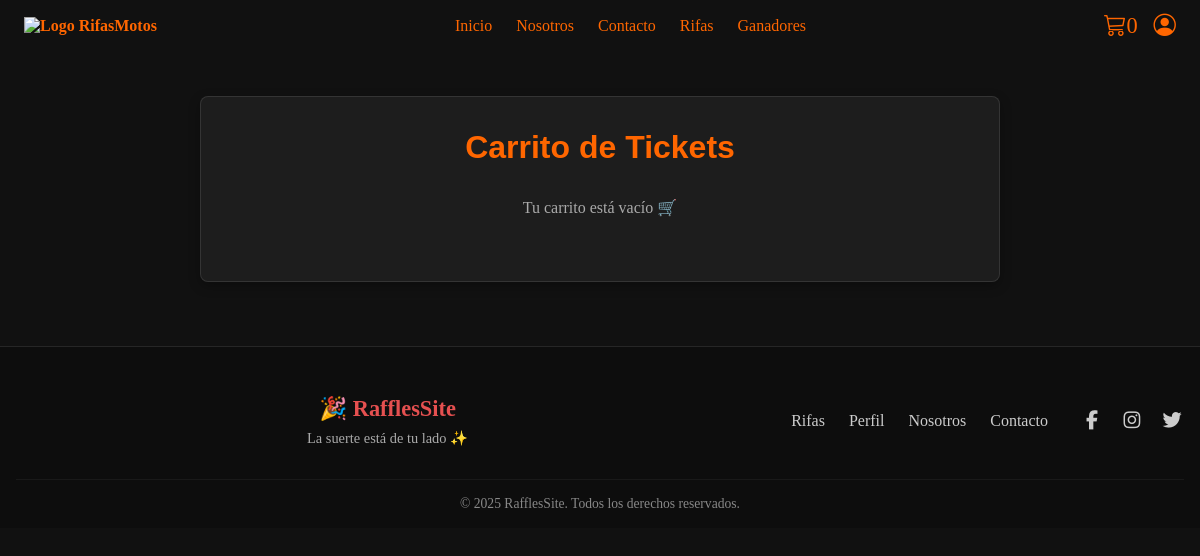
The page /cart/ (signed in) on the database as committed earlier.
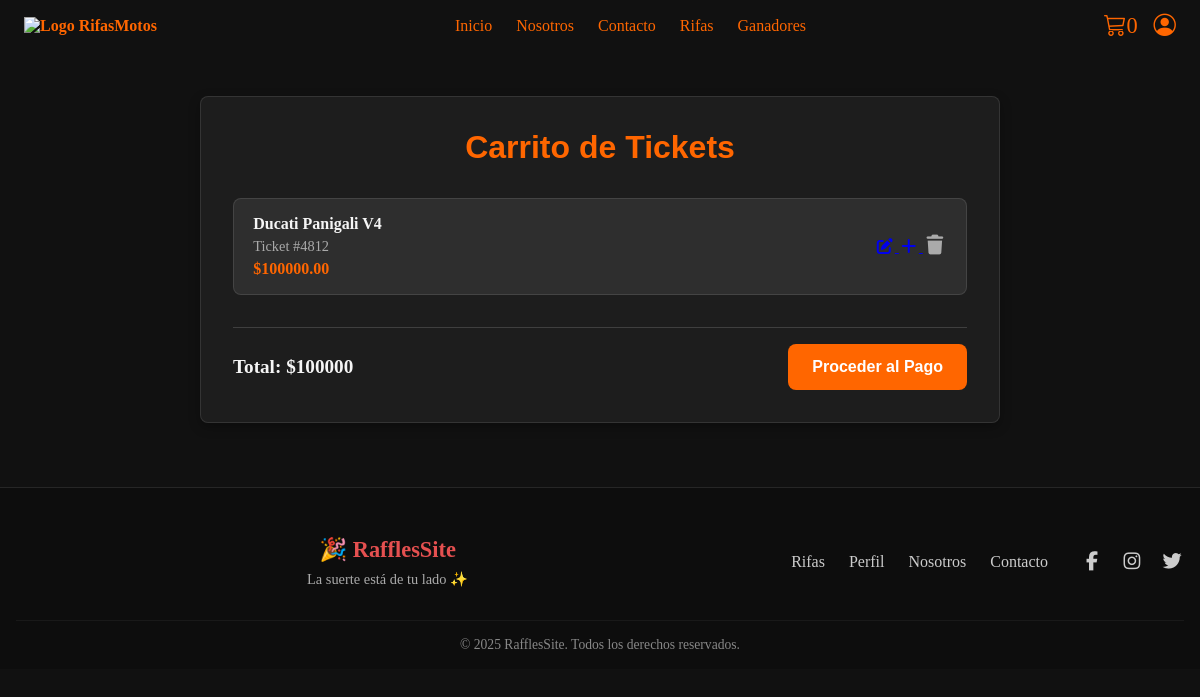
The same page on the database as committed later.
### raffles_app/models.py (models this page shows, shortened)
class Ticket(models.Model):
    PAYMENT_STATUS = [
        ("pending", "Pendiente"),
        ("paid", "Pagado"),
        ("failed", "Fallido"),
    ]
    raffle = models.ForeignKey(
        Raffle,
        on_delete=models.CASCADE,
        related_name="tickets"
    )
    user = models.ForeignKey(
        User,
        on_delete=models.CASCADE,
        related_name="tickets"
    )
    number = models.PositiveIntegerField(blank=True, null=True, db_index=True)
    code = models.UUIDField(default=uuid.uuid4, editable=False, unique=True)  # Código único
    payment_status = models.CharField(
        max_length=20,
        choices=PAYMENT_STATUS,
        default="pending",
        db_index=True
    )
    created_at = models.DateTimeField(auto_now_add=True)
    class Meta:
        unique_together = ('raffle', 'number')
        ordering = ['number']

class Raffle(models.Model):
    STATUS_CHOICES = [
        ("open", "Abierta"),
        ("closed", "Cerrada"),
        ("finished", "Finalizada con ganador"),
    ]
    motorcycle = models.ForeignKey(
        Motorcycle,
        on_delete=models.CASCADE,
        related_name="raffles"
    )
    ticket_price = models.DecimalField(max_digits=10, decimal_places=2)
    max_tickets = models.PositiveIntegerField()
    status = models.CharField(
        max_length=20,
        choices=STATUS_CHOICES,
        default="open",
        db_index=True
    )
    created_at = models.DateTimeField(auto_now_add=True)
    updated_at = models.DateTimeField(auto_now=True)
    ends_at = models.DateTimeField()
    seed_commitment = models.CharField(max_length=128, blank=True, null=True)
    seed_reveal = models.CharField(max_length=256, blank=True, null=True)
    winner_ticket = models.ForeignKey(
        'Ticket',
        on_delete=models.SET_NULL,
        null=True,
        blank=True,
        related_name="won_raffles"
    )

class Motorcycle(models.Model):
    brand = models.CharField(max_length=100, db_index=True)   # Ej: Yamaha
    model = models.CharField(max_length=100, db_index=True)   # Ej: MT-09
    year = models.PositiveIntegerField(db_index=True)         # Ej: 2024
    description = models.TextField(blank=True)
    is_new = models.BooleanField(default=True)     # True = nueva, False = usada
    mileage = models.PositiveIntegerField(
        blank=True, null=True,
        help_text="Kilometraje en kilómetros (solo si es usada)."
    )
    condition = models.CharField(
        max_length=50,
        choices=[
            ("excelente", "Excelente"),
            ("bueno", "Bueno"),
            ("regular", "Regular"),
        ],
        blank=True,
        null=True,
        help_text="Condición general de la moto si es usada."
    )

### raffles_app/views.py (the view)
# urls.py: path("cart/", views.cart, name="cart"),  # ✅ nueva ruta
@login_required
def cart(request):
    tickets = Ticket.objects.filter(user=request.user, payment_status="pending").select_related("raffle")
    total = tickets.aggregate(
        total=Sum("raffle__ticket_price")
    )["total"] or 0
    return render(request, "raffles/cart.html", {
        "tickets": tickets,
        "total": total,
    })

### raffles_app/templates/raffles/cart.html (shortened to what this page needs)
{% extends 'base.html' %}
{% load static %}
{% block content %}
<section class="cart">
  <h1 class="cart__title">Carrito de Tickets</h1>
  <div class="cart__list" id="cartList">
    {% if tickets %}
      {% for ticket in tickets %}
        <div class="cart-item">
          <div class="cart-item__info">
            <h3>{{ ticket.raffle.motorcycle.brand }} {{ ticket.raffle.motorcycle.model }}</h3>
            <p class="cart-item__ticket">Ticket #{{ ticket.number }}</p>
            <p class="cart-item__price">${{ ticket.raffle.ticket_price }}</p>
          </div>
         <div class="cart-item__actions">
  <a href="{% url 'edit_ticket' ticket.id %}" class="cart-item__edit" aria-label="Editar ticket">
    <i class="fas fa-edit"></i>
  </a>
  <a href="{% url 'buy_ticket' ticket.raffle.id %}" class="cart-item__add" aria-label="Agregar ticket">
    <i class="fas fa-plus"></i>
  </a>
  <form action="{% url 'remove_ticket' ticket.id %}" method="post" style="display:inline;">
    <button type="submit" class="cart-item__remove" aria-label="Eliminar ticket">
      <i class="fas fa-trash"></i>
    </button>
  </form>
</div>
        </div>
      {% endfor %}
    {% else %}
      <p style="text-align:center; color:var(--color-muted);">
        Tu carrito está vacío 🛒
      </p>
    {% endif %}
  </div>
  {% if tickets %}
  <div class="cart__summary">
    <p>Total: <span id="cartTotal">
      ${{ total }}
    </span></p>
    <button class="pay-btn">Proceder al Pago</button>
  </div>
  {% endif %}
</section>
{% endblock %}

Rows that differ between the two databases and show on the page:
added Ticket: raffle.motorcycle.brand "Ducati", raffle.motorcycle.model "Panigali V4", number "4812", raffle.ticket_price "100000.00"
Other text that changed with them:
{{ total }}: (not shown) → "100000"
text no longer shown: "Tu carrito está vacío 🛒"
text now shown: "Total: $ Proceder al Pago"
